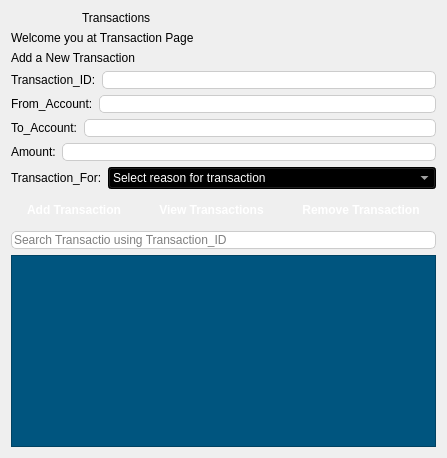
         <widget class="QWidget" name="page_6">
          <layout class="QVBoxLayout" name="verticalLayout_40">
           <item>
            <layout class="QVBoxLayout" name="verticalLayout_39">
             <item>
              <layout class="QVBoxLayout" name="verticalLayout_36">
               <item>
                <layout class="QHBoxLayout" name="horizontalLayout_54">
                 <item>
                  <widget class="QLabel" name="label_61">
                   <property name="maximumSize">
                    <size>
                     <width>65</width>
                     <height>65</height>
                    </size>
                   </property>
                   <property name="text">
                    <string/>
                   </property>
                   <property name="pixmap">
                    <pixmap resource="resource.qrc">:/images/Webiconset-E-Commerce-Secure-payment.128.png</pixmap>
                   </property>
                   <property name="scaledContents">
                    <bool>true</bool>
                   </property>
                  </widget>
                 </item>
                 <item>
                  <widget class="QLabel" name="label_62">
                   <property name="styleSheet">
                    <string notr="true">font: 600 italic 20pt &quot;Segoe UI&quot;;</string>
                   </property>
                   <property name="text">
                    <string>Transactions</string>
                   </property>
                  </widget>
                 </item>
                </layout>
               </item>
               <item>
                <widget class="QLabel" name="label_63">
                 <property name="styleSheet">
                  <string notr="true">font: 600 italic 12pt &quot;Segoe UI&quot;;</string>
                 </property>
                 <property name="text">
                  <string>Welcome you at Transaction Page</string>
                 </property>
                </widget>
               </item>
              </layout>
             </item>
             <item>
              <layout class="QVBoxLayout" name="verticalLayout_37">
               <item>
                <widget class="QLabel" name="label_64">
                 <property name="styleSheet">
                  <string notr="true">font: 600 italic 18pt &quot;Segoe UI&quot;;</string>
                 </property>
                 <property name="text">
                  <string>Add a New Transaction</string>
                 </property>
                </widget>
               </item>
               <item>
                <layout class="QHBoxLayout" name="horizontalLayout_55">
                 <item>
                  <widget class="QLabel" name="label_65">
                   <property name="text">
                    <string>Transaction_ID:</string>
                   </property>
                  </widget>
                 </item>
                 <item>
                  <widget class="QLineEdit" name="transaction_line_1">
                   <property name="styleSheet">
                    <string notr="true">QLineEdit{
border: 1px solid #ccc;
border-radius: 5px;
}</string>
                   </property>
                  </widget>
                 </item>
                </layout>
               </item>
               <item>
                <layout class="QHBoxLayout" name="horizontalLayout_56">
                 <item>
                  <widget class="QLabel" name="label_66">
                   <property name="text">
                    <string>From_Account:</string>
                   </property>
                  </widget>
                 </item>
                 <item>
                  <widget class="QLineEdit" name="transaction_line_2">
                   <property name="styleSheet">
                    <string notr="true">QLineEdit{
border: 1px solid #ccc;
border-radius: 5px;
}</string>
                   </property>
                  </widget>
                 </item>
                </layout>
               </item>
               <item>
                <layout class="QHBoxLayout" name="horizontalLayout_57">
                 <item>
                  <widget class="QLabel" name="label_67">
                   <property name="text">
                    <string>To_Account:</string>
                   </property>
                  </widget>
                 </item>
                 <item>
                  <widget class="QLineEdit" name="transaction_line_3">
                   <property name="styleSheet">
                    <string notr="true">QLineEdit{
border: 1px solid #ccc;
border-radius: 5px;
}</string>
                   </property>
                  </widget>
                 </item>
                </layout>
               </item>
               <item>
                <layout class="QHBoxLayout" name="horizontalLayout_59">
                 <item>
                  <widget class="QLabel" name="label_68">
                   <property name="sizePolicy">
                    <sizepolicy hsizetype="Fixed" vsizetype="Preferred">
                     <horstretch>0</horstretch>
                     <verstretch>0</verstretch>
                    </sizepolicy>
                   </property>
                   <property name="text">
                    <string>Amount:</string>
                   </property>
                  </widget>
                 </item>
                 <item>
                  <widget class="QLineEdit" name="lineEdit_2">
                   <property name="styleSheet">
                    <string notr="true">QLineEdit{
border: 1px solid #ccc;
border-radius: 5px;
}</string>
                   </property>
                  </widget>
                 </item>
                </layout>
               </item>
               <item>
                <layout class="QHBoxLayout" name="horizontalLayout_58">
                 <item>
                  <widget class="QLabel" name="label_69">
                   <property name="sizePolicy">
                    <sizepolicy hsizetype="Fixed" vsizetype="Preferred">
                     <horstretch>0</horstretch>
                     <verstretch>0</verstretch>
                    </sizepolicy>
                   </property>
                   <property name="text">
                    <string>Transaction_For:</string>
                   </property>
                  </widget>
                 </item>
                 <item>
                  <widget class="QComboBox" name="transaction_line_5">
                   <property name="styleSheet">
                    <string notr="true">background-color: rgb(0, 0, 0);
color: rgb(255, 255, 255);</string>
                   </property>
                   <item>
                    <property name="text">
                     <string>Select reason for transaction</string>
                    </property>
                   </item>
                   <item>
                    <property name="text">
                     <string>Fine </string>
                    </property>
                   </item>
                   <item>
                    <property name="text">
                     <string>Other</string>
                    </property>
                   </item>
                  </widget>
                 </item>
                </layout>
               </item>
              </layout>
             </item>
             <item>
              <layout class="QHBoxLayout" name="horizontalLayout_60">
               <item>
                <widget class="QPushButton" name="add_transaction_btn">
                 <property name="styleSheet">
                  <string notr="true">QPushButton { 
color: white; 
border-radius: 8px; 
padding: 8px 16px; 
font-weight: bold; 
} 
QPushButton:hover { 
background-color: #1E6FD9; 
} 
QPushButton:pressed { 
background-color: #174EA6; 
} </string>
                 </property>
                 <property name="text">
                  <string>Add Transaction</string>
                 </property>
                 <property name="icon">
                  <iconset resource="resource.qrc">
                   <normaloff>:/images/plus (2).png</normaloff>:/images/plus (2).png</iconset>
                 </property>
                 <property name="iconSize">
                  <size>
                   <width>16</width>
                   <height>16</height>
                  </size>
                 </property>
                 <property name="checkable">
                  <bool>true</bool>
                 </property>
                </widget>
               </item>
               <item>
                <widget class="QPushButton" name="view_transaction_btn">
                 <property name="styleSheet">
                  <string notr="true">QPushButton { 
color: white; 
border-radius: 8px; 
padding: 8px 16px; 
font-weight: bold; 
} 
QPushButton:hover { 
background-color: #1E6FD9; 
} 
QPushButton:pressed { 
background-color: #174EA6; 
} </string>
                 </property>
                 <property name="text">
                  <string>View Transactions</string>
                 </property>
                 <property name="icon">
                  <iconset resource="resource.qrc">
                   <normaloff>:/images/vecteezy_eye-3d-rendering-icon-illustration_28203822.png</normaloff>:/images/vecteezy_eye-3d-rendering-icon-illustration_28203822.png</iconset>
                 </property>
                 <property name="iconSize">
                  <size>
                   <width>25</width>
                   <height>25</height>
                  </size>
                 </property>
                 <property name="checkable">
                  <bool>true</bool>
                 </property>
                </widget>
               </item>
               <item>
                <widget class="QPushButton" name="remove_transaction_btn">
                 <property name="styleSheet">
                  <string notr="true">QPushButton { 
color: white; 
border-radius: 8px; 
padding: 8px 16px; 
font-weight: bold; 
} 
QPushButton:hover { 
background-color: red; 
} 
QPushButton:pressed { 
background-color: #174EA6; 
} </string>
                 </property>
                 <property name="text">
                  <string>Remove Transaction</string>
                 </property>
                 <property name="icon">
                  <iconset resource="resource.qrc">
                   <normaloff>:/images/minus.png</normaloff>:/images/minus.png</iconset>
                 </property>
                 <property name="iconSize">
                  <size>
                   <width>16</width>
                   <height>16</height>
                  </size>
                 </property>
                 <property name="checkable">
                  <bool>true</bool>
                 </property>
                </widget>
               </item>
              </layout>
             </item>
             <item>
              <layout class="QVBoxLayout" name="verticalLayout_38">
               <item>
                <widget class="QLineEdit" name="transaction_table_search">
                 <property name="styleSheet">
                  <string notr="true">QLineEdit{
border: 1px solid #ccc;
border-radius: 5px;
}</string>
                 </property>
                 <property name="placeholderText">
                  <string>Search Transactio using Transaction_ID</string>
                 </property>
                </widget>
               </item>
               <item>
                <widget class="QTableWidget" name="transaction_table">
                 <property name="styleSheet">
                  <string notr="true">color: rgb(0, 0, 0);
background-color: rgb(0, 85, 127);</string>
                 </property>
                </widget>
               </item>
              </layout>
             </item>
            </layout>
           </item>
          </layout>
         </widget>
